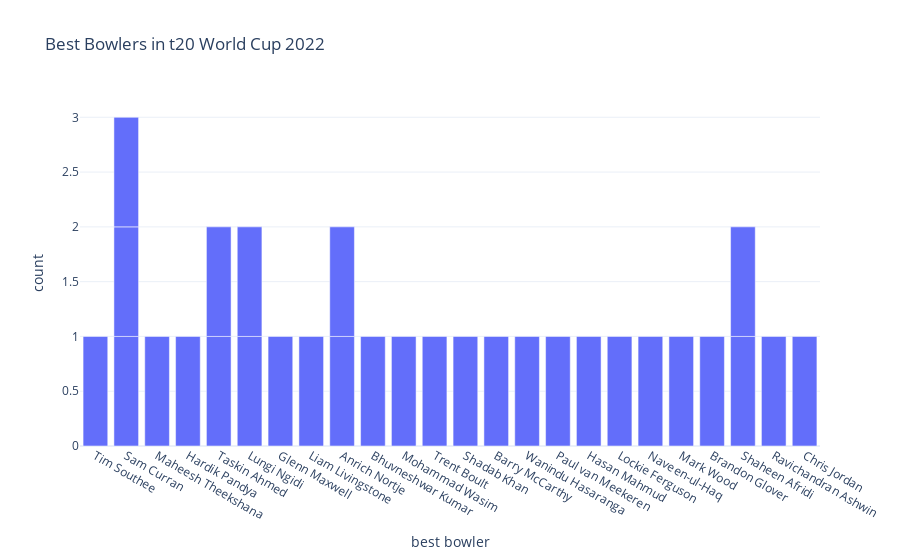

Here is the notebook cell this chart was saved with:
### Code cell
#bowlers with the best bowling figures
figure = px.bar(data, 
                x=data["best bowler"],
                title="Best Bowlers in t20 World Cup 2022")
figure.show()

### Figure 1 — Plotly figure (JSON) as saved in the notebook; plotly's stock layout.template omitted (floating-point values rounded to 4 significant figures)
{"data": [{"alignmentgroup": "True", "hovertemplate": "best bowler=%{x}<br>count=%{y}<extra></extra>", "legendgroup": "", "marker": {"color": "#636efa", "pattern": {"shape": ""}}, "name": "", "offsetgroup": "", "orientation": "v", "showlegend": false, "textposition": "auto", "type": "bar", "x": ["Tim Southee", "Sam Curran", "Maheesh Theekshana", "Hardik Pandya", "Taskin Ahmed", "Lungi Ngidi", "Glenn Maxwell", "Liam Livingstone", null, "Anrich Nortje", "Bhuvneshwar Kumar", "Mohammad Wasim", null, null, "Trent Boult", "Taskin Ahmed", "Shadab Khan", "Lungi Ngidi", "Barry McCarthy", "Wanindu Hasaranga", "Sam Curran", "Paul van Meekeren", "Hasan Mahmud", "Anrich Nortje", "Lockie Ferguson", "Naveen-ul-Haq", "Mark Wood", "Brandon Glover", "Shaheen Afridi", "Ravichandran Ashwin", "Shaheen Afridi", "Chris Jordan", "Sam Curran"], "xaxis": "x", "y": [1, 1, 1, 1, 1, 1, 1, 1, 1, 1, 1, 1, 1, 1, 1, 1, 1, 1, 1, 1, 1, 1, 1, 1, 1, 1, 1, 1, 1, 1, 1, 1, 1], "yaxis": "y"}], "layout": {"barmode": "relative", "legend": {"tracegroupgap": 0}, "title": {"text": "Best Bowlers in t20 World Cup 2022"}, "xaxis": {"anchor": "y", "domain": [0, 1], "title": {"text": "best bowler"}}, "yaxis": {"anchor": "x", "domain": [0, 1], "title": {"text": "count"}}}}
